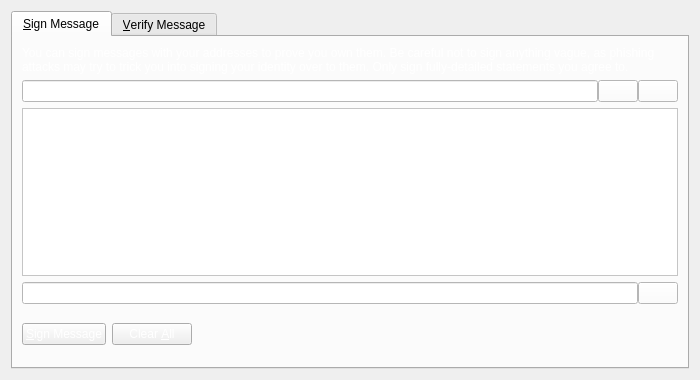
<?xml version="1.0" encoding="UTF-8"?>
<ui version="4.0">
 <class>SignVerifyMessageDialog</class>
 <widget class="QDialog" name="SignVerifyMessageDialog">
  <property name="geometry">
   <rect>
    <x>0</x>
    <y>0</y>
    <width>700</width>
    <height>380</height>
   </rect>
  </property>
  <property name="windowTitle">
   <string>Signatures - Sign / Verify a Message</string>
  </property>
  <property name="styleSheet">
   <string notr="true">background:url(:/images/background);</string>
  </property>
  <property name="modal">
   <bool>true</bool>
  </property>
  <layout class="QVBoxLayout" name="verticalLayout">
   <item>
    <widget class="QTabWidget" name="tabWidget">
     <property name="currentIndex">
      <number>0</number>
     </property>
     <widget class="QWidget" name="tabSignMessage">
      <attribute name="title">
       <string>&amp;Sign Message</string>
      </attribute>
      <layout class="QVBoxLayout" name="verticalLayout_SM">
       <item>
        <widget class="QLabel" name="infoLabel_SM">
         <property name="styleSheet">
          <string notr="true">color: rgb(255, 255, 255);</string>
         </property>
         <property name="text">
          <string>You can sign messages with your addresses to prove you own them. Be careful not to sign anything vague, as phishing attacks may try to trick you into signing your identity over to them. Only sign fully-detailed statements you agree to.</string>
         </property>
         <property name="textFormat">
          <enum>Qt::PlainText</enum>
         </property>
         <property name="wordWrap">
          <bool>true</bool>
         </property>
        </widget>
       </item>
       <item>
        <layout class="QHBoxLayout" name="horizontalLayout_1_SM">
         <property name="spacing">
          <number>0</number>
         </property>
         <item>
          <widget class="QValidatedLineEdit" name="addressIn_SM">
           <property name="toolTip">
            <string>The address to sign the message with (e.g. H8gZqgY4r2RoEdqYk3QsAqFckyf9pRHN6i)</string>
           </property>
           <property name="styleSheet">
            <string notr="true">background:rgb(255, 255, 255);
color:rgb(0, 0, 0);</string>
           </property>
           <property name="maxLength">
            <number>34</number>
           </property>
          </widget>
         </item>
         <item>
          <widget class="QPushButton" name="addressBookButton_SM">
           <property name="maximumSize">
            <size>
             <width>16777215</width>
             <height>16777215</height>
            </size>
           </property>
           <property name="toolTip">
            <string>Choose an address from the address book</string>
           </property>
           <property name="styleSheet">
            <string notr="true">background: rgb(255, 255, 255);</string>
           </property>
           <property name="text">
            <string/>
           </property>
           <property name="icon">
            <iconset resource="../bitcoin.qrc">
             <normaloff>:/icons/address-book</normaloff>:/icons/address-book</iconset>
           </property>
           <property name="shortcut">
            <string>Alt+A</string>
           </property>
           <property name="autoDefault">
            <bool>false</bool>
           </property>
          </widget>
         </item>
         <item>
          <widget class="QPushButton" name="pasteButton_SM">
           <property name="toolTip">
            <string>Paste address from clipboard</string>
           </property>
           <property name="styleSheet">
            <string notr="true">background: rgb(255, 255, 255);</string>
           </property>
           <property name="text">
            <string/>
           </property>
           <property name="icon">
            <iconset resource="../bitcoin.qrc">
             <normaloff>:/icons/editpaste</normaloff>:/icons/editpaste</iconset>
           </property>
           <property name="shortcut">
            <string>Alt+P</string>
           </property>
           <property name="autoDefault">
            <bool>false</bool>
           </property>
          </widget>
         </item>
        </layout>
       </item>
       <item>
        <widget class="QPlainTextEdit" name="messageIn_SM">
         <property name="toolTip">
          <string>Enter the message you want to sign here</string>
         </property>
         <property name="styleSheet">
          <string notr="true">background:rgb(255, 255, 255);
color:rgb(0, 0, 0);</string>
         </property>
        </widget>
       </item>
       <item>
        <layout class="QHBoxLayout" name="horizontalLayout_2_SM">
         <property name="spacing">
          <number>0</number>
         </property>
         <item>
          <widget class="QLineEdit" name="signatureOut_SM">
           <property name="font">
            <font>
             <italic>true</italic>
            </font>
           </property>
           <property name="styleSheet">
            <string notr="true">background:rgb(255, 255, 255);
color:rgb(0, 0, 0);</string>
           </property>
           <property name="readOnly">
            <bool>true</bool>
           </property>
          </widget>
         </item>
         <item>
          <widget class="QPushButton" name="copySignatureButton_SM">
           <property name="toolTip">
            <string>Copy the current signature to the system clipboard</string>
           </property>
           <property name="styleSheet">
            <string notr="true">background: rgb(255, 255, 255);</string>
           </property>
           <property name="text">
            <string/>
           </property>
           <property name="icon">
            <iconset resource="../bitcoin.qrc">
             <normaloff>:/icons/editcopy</normaloff>:/icons/editcopy</iconset>
           </property>
           <property name="autoDefault">
            <bool>false</bool>
           </property>
          </widget>
         </item>
        </layout>
       </item>
       <item>
        <layout class="QHBoxLayout" name="horizontalLayout_3_SM">
         <item>
          <widget class="QPushButton" name="signMessageButton_SM">
           <property name="toolTip">
            <string>Sign the message to prove you own this Ducat address</string>
           </property>
           <property name="styleSheet">
            <string notr="true">color: rgb(255, 255, 255);</string>
           </property>
           <property name="text">
            <string>&amp;Sign Message</string>
           </property>
           <property name="icon">
            <iconset resource="../bitcoin.qrc">
             <normaloff>:/icons/edit</normaloff>:/icons/edit</iconset>
           </property>
           <property name="autoDefault">
            <bool>false</bool>
           </property>
          </widget>
         </item>
         <item>
          <widget class="QPushButton" name="clearButton_SM">
           <property name="toolTip">
            <string>Reset all sign message fields</string>
           </property>
           <property name="styleSheet">
            <string notr="true">color: rgb(255, 255, 255);</string>
           </property>
           <property name="text">
            <string>Clear &amp;All</string>
           </property>
           <property name="icon">
            <iconset resource="../bitcoin.qrc">
             <normaloff>:/icons/remove</normaloff>:/icons/remove</iconset>
           </property>
           <property name="autoDefault">
            <bool>false</bool>
           </property>
          </widget>
         </item>
         <item>
          <spacer name="horizontalSpacer_1_SM">
           <property name="orientation">
            <enum>Qt::Horizontal</enum>
           </property>
           <property name="sizeHint" stdset="0">
            <size>
             <width>40</width>
             <height>48</height>
            </size>
           </property>
          </spacer>
         </item>
         <item>
          <widget class="QLabel" name="statusLabel_SM">
           <property name="font">
            <font>
             <weight>75</weight>
             <bold>true</bold>
            </font>
           </property>
           <property name="text">
            <string/>
           </property>
           <property name="wordWrap">
            <bool>true</bool>
           </property>
          </widget>
         </item>
         <item>
          <spacer name="horizontalSpacer_2_SM">
           <property name="orientation">
            <enum>Qt::Horizontal</enum>
           </property>
           <property name="sizeHint" stdset="0">
            <size>
             <width>40</width>
             <height>48</height>
            </size>
           </property>
          </spacer>
         </item>
        </layout>
       </item>
      </layout>
     </widget>
     <widget class="QWidget" name="tabVerifyMessage">
      <attribute name="title">
       <string>&amp;Verify Message</string>
      </attribute>
      <layout class="QVBoxLayout" name="verticalLayout_VM">
       <item>
        <widget class="QLabel" name="infoLabel_VM">
         <property name="styleSheet">
          <string notr="true">color: rgb(255, 255, 255);</string>
         </property>
         <property name="text">
          <string>Enter the signing address, message (ensure you copy line breaks, spaces, tabs, etc. exactly) and signature below to verify the message. Be careful not to read more into the signature than what is in the signed message itself, to avoid being tricked by a man-in-the-middle attack.</string>
         </property>
         <property name="textFormat">
          <enum>Qt::PlainText</enum>
         </property>
         <property name="alignment">
          <set>Qt::AlignLeading|Qt::AlignLeft|Qt::AlignTop</set>
         </property>
         <property name="wordWrap">
          <bool>true</bool>
         </property>
        </widget>
       </item>
       <item>
        <layout class="QHBoxLayout" name="horizontalLayout_1_VM">
         <property name="spacing">
          <number>0</number>
         </property>
         <item>
          <widget class="QValidatedLineEdit" name="addressIn_VM">
           <property name="toolTip">
            <string>The address the message was signed with (e.g. H8gZqgY4r2RoEdqYk3QsAqFckyf9pRHN6i)</string>
           </property>
           <property name="styleSheet">
            <string notr="true">background:rgb(255, 255, 255);
color:rgb(0, 0, 0);</string>
           </property>
           <property name="maxLength">
            <number>34</number>
           </property>
          </widget>
         </item>
         <item>
          <widget class="QPushButton" name="addressBookButton_VM">
           <property name="toolTip">
            <string>Choose an address from the address book</string>
           </property>
           <property name="styleSheet">
            <string notr="true">background: rgb(255, 255, 255);</string>
           </property>
           <property name="text">
            <string/>
           </property>
           <property name="icon">
            <iconset resource="../bitcoin.qrc">
             <normaloff>:/icons/address-book</normaloff>:/icons/address-book</iconset>
           </property>
           <property name="shortcut">
            <string>Alt+A</string>
           </property>
           <property name="autoDefault">
            <bool>false</bool>
           </property>
          </widget>
         </item>
        </layout>
       </item>
       <item>
        <widget class="QPlainTextEdit" name="messageIn_VM">
         <property name="styleSheet">
          <string notr="true">background:rgb(255, 255, 255);
color:rgb(0, 0, 0);</string>
         </property>
        </widget>
       </item>
       <item>
        <widget class="QValidatedLineEdit" name="signatureIn_VM">
         <property name="styleSheet">
          <string notr="true">background:rgb(255, 255, 255);
color:rgb(0, 0, 0);</string>
         </property>
        </widget>
       </item>
       <item>
        <layout class="QHBoxLayout" name="horizontalLayout_2_VM">
         <item>
          <widget class="QPushButton" name="verifyMessageButton_VM">
           <property name="toolTip">
            <string>Verify the message to ensure it was signed with the specified Ducat address</string>
           </property>
           <property name="styleSheet">
            <string notr="true">color: rgb(255, 255, 255);</string>
           </property>
           <property name="text">
            <string>&amp;Verify Message</string>
           </property>
           <property name="icon">
            <iconset resource="../bitcoin.qrc">
             <normaloff>:/icons/transaction_0</normaloff>:/icons/transaction_0</iconset>
           </property>
           <property name="autoDefault">
            <bool>false</bool>
           </property>
          </widget>
         </item>
         <item>
          <widget class="QPushButton" name="clearButton_VM">
           <property name="toolTip">
            <string>Reset all verify message fields</string>
           </property>
           <property name="styleSheet">
            <string notr="true">color: rgb(255, 255, 255);</string>
           </property>
           <property name="text">
            <string>Clear &amp;All</string>
           </property>
           <property name="icon">
            <iconset resource="../bitcoin.qrc">
             <normaloff>:/icons/remove</normaloff>:/icons/remove</iconset>
           </property>
           <property name="autoDefault">
            <bool>false</bool>
           </property>
          </widget>
         </item>
         <item>
          <spacer name="horizontalSpacer_1_VM">
           <property name="orientation">
            <enum>Qt::Horizontal</enum>
           </property>
           <property name="sizeHint" stdset="0">
            <size>
             <width>40</width>
             <height>48</height>
            </size>
           </property>
          </spacer>
         </item>
         <item>
          <widget class="QLabel" name="statusLabel_VM">
           <property name="font">
            <font>
             <weight>75</weight>
             <bold>true</bold>
            </font>
           </property>
           <property name="text">
            <string/>
           </property>
           <property name="wordWrap">
            <bool>true</bool>
           </property>
          </widget>
         </item>
         <item>
          <spacer name="horizontalSpacer_2_VM">
           <property name="orientation">
            <enum>Qt::Horizontal</enum>
           </property>
           <property name="sizeHint" stdset="0">
            <size>
             <width>40</width>
             <height>48</height>
            </size>
           </property>
          </spacer>
         </item>
        </layout>
       </item>
      </layout>
     </widget>
    </widget>
   </item>
  </layout>
 </widget>
 <customwidgets>
  <customwidget>
   <class>QValidatedLineEdit</class>
   <extends>QLineEdit</extends>
   <header>qvalidatedlineedit.h</header>
  </customwidget>
 </customwidgets>
 <resources>
  <include location="../bitcoin.qrc"/>
 </resources>
 <connections/>
</ui>
